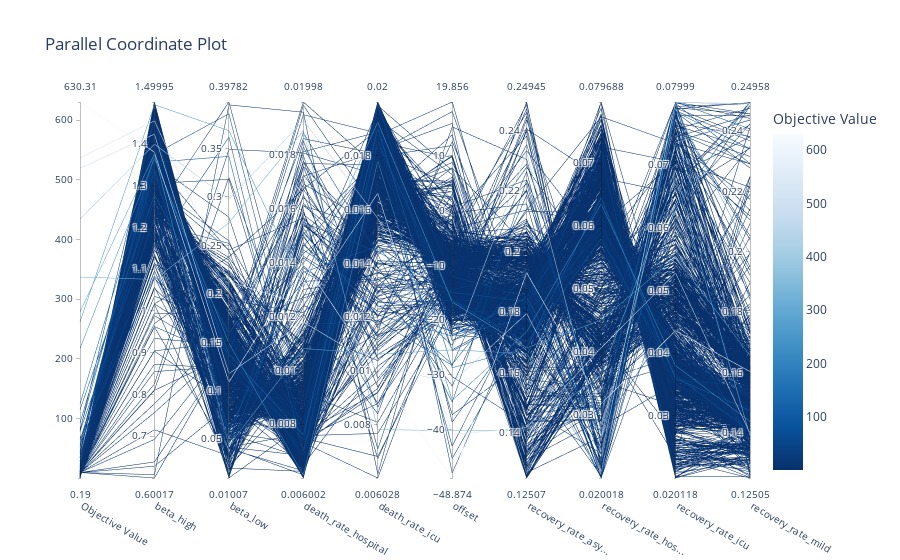

Notebook code cell kept with this figure:
### Code cell
model.opt.show_parallel_coordinates()

### Figure 1 — Plotly figure (JSON) as saved in the notebook; plotly's stock layout.template omitted (floating-point values rounded to 4 significant figures; data arrays with more than 128 entries replaced by an {"elided": "..."} marker saying what was removed)
{"data": [{"dimensions": [{"label": "Objective Value", "range": [0.1856, 630.3], "values": {"elided": "1000 float values"}}, {"label": "beta_high", "range": [0.6002, 1.5], "values": {"elided": "1000 float values"}}, {"label": "beta_low", "range": [0.01007, 0.3978], "values": {"elided": "1000 float values"}}, {"label": "death_rate_hospital", "range": [0.006002, 0.01998], "values": {"elided": "1000 float values"}}, {"label": "death_rate_icu", "range": [0.006028, 0.02], "values": {"elided": "1000 float values"}}, {"label": "offset", "range": [-48.87, 19.86], "values": {"elided": "1000 float values"}}, {"label": "recovery_rate_asy...", "range": [0.1251, 0.2494], "values": {"elided": "1000 float values"}}, {"label": "recovery_rate_hos...", "range": [0.02002, 0.07969], "values": {"elided": "1000 float values"}}, {"label": "recovery_rate_icu", "range": [0.02012, 0.07999], "values": {"elided": "1000 float values"}}, {"label": "recovery_rate_mild", "range": [0.1251, 0.2496], "values": {"elided": "1000 float values"}}], "labelangle": 30, "labelside": "bottom", "line": {"color": {"elided": "1000 float values"}, "colorbar": {"title": {"text": "Objective Value"}}, "colorscale": [[0, "rgb(247,251,255)"], [0.125, "rgb(222,235,247)"], [0.25, "rgb(198,219,239)"], [0.375, "rgb(158,202,225)"], [0.5, "rgb(107,174,214)"], [0.625, "rgb(66,146,198)"], [0.75, "rgb(33,113,181)"], [0.875, "rgb(8,81,156)"], [1, "rgb(8,48,107)"]], "reversescale": true, "showscale": true}, "type": "parcoords"}], "layout": {"title": {"text": "Parallel Coordinate Plot"}}}
